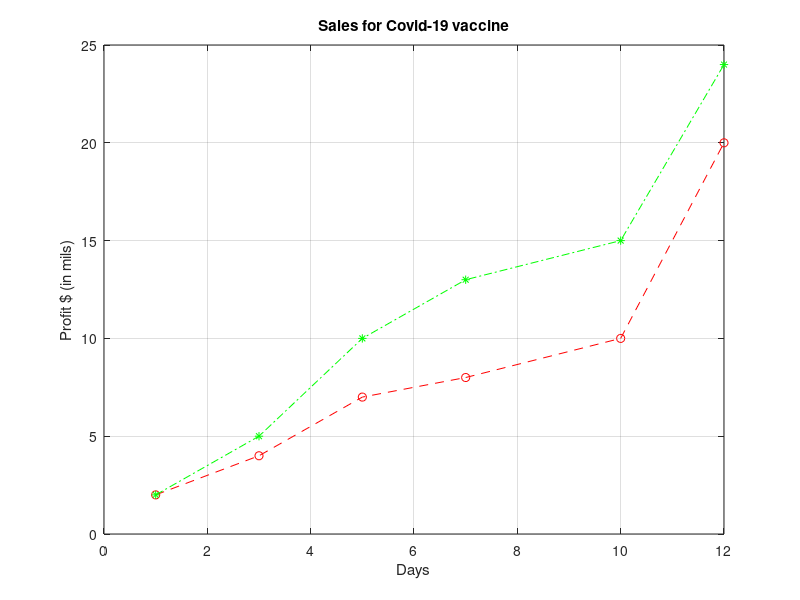

The MATLAB source for this figure:
xValues = [ 1 3 5 7 10 12];
yValues = [ 2 4 7 8 10 20];


plot(xValues, yValues, 'ro--');

hold on

xValues1 = [ 1 3 5 7 10 12];
yValues1 = [ 2 5 10 13 15 24];

plot(xValues1, yValues1, 'g*-.');


xlabel('Days');
ylabel('Profit $ (in mils)');
title('Sales for Covid-19 vaccine');

grid on